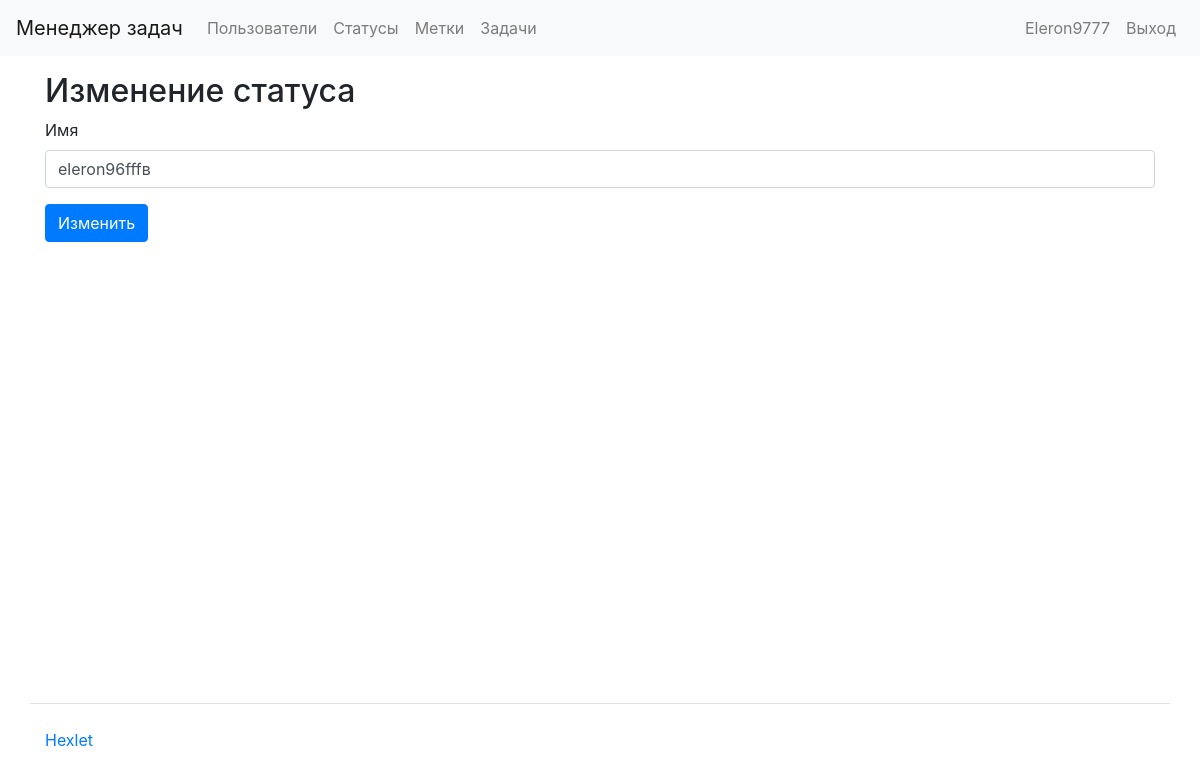
Before: /statuses/1/update/ (signed in) with the older database file.
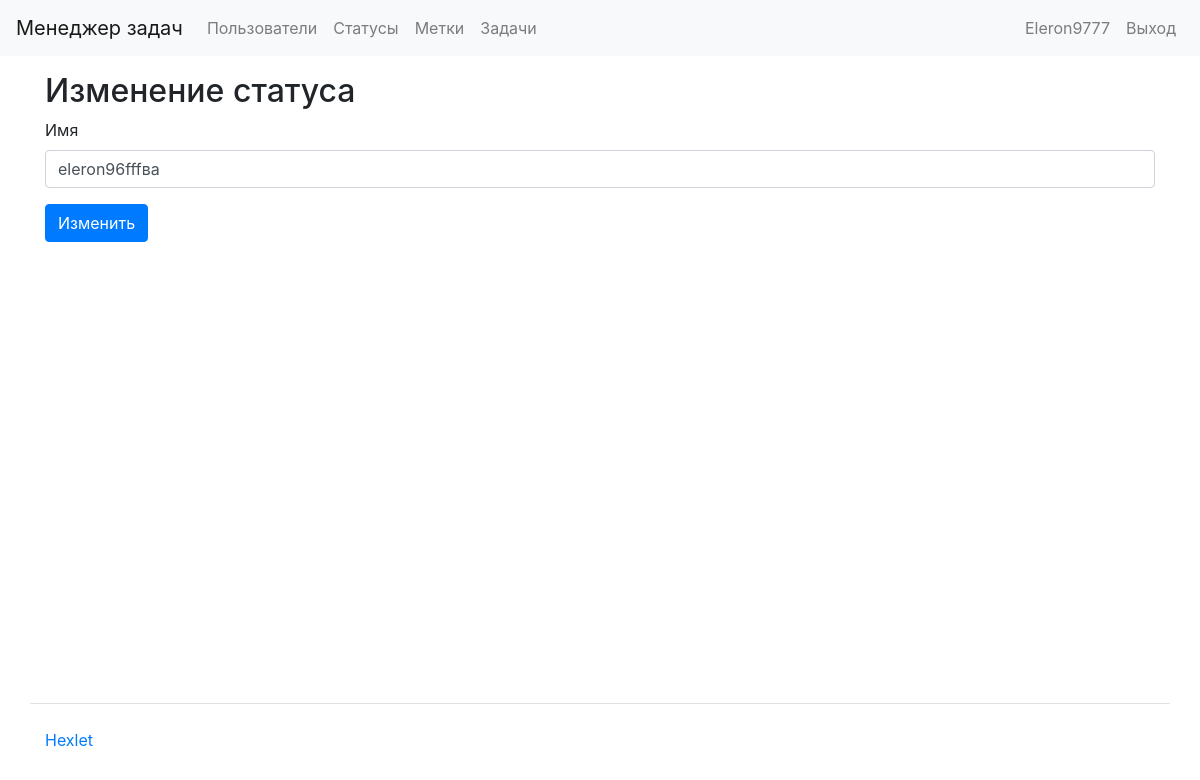
After: the same page with the newer database file.
### task_manager/status/models.py (models this page shows, shortened)
class Status(models.Model):
    name = models.CharField(verbose_name=gettext_lazy('Name'), max_length=100)
    created_date = models.DateTimeField(auto_now_add=True)
    class Meta:
        app_label = 'status'

### task_manager/status/views.py (the view)
# urls.py: path('statuses/<int:status_id>/update/', edit_status, name='edit_status'),
@login_required
def edit_status(request, status_id):
    status = get_object_or_404(Status, id=status_id)
    if request.method == 'POST':
        form = StatusForm(request.POST, instance=status)
        if form.is_valid():
            form.save()
            messages.success(request, "Статус успешно изменен!")
            return redirect(
                'status_task')
    else:
        form = StatusForm(instance=status)
    return render(request, 'status/edit_status.html', {'form': form})

### task_manager/status/forms.py
class StatusForm(forms.ModelForm):
    class Meta:
        model = Status
        fields = ['name']
        widgets = {
            'name': forms.TextInput(attrs={'class': 'form-control', 'placeholder': 'Введите текст', 'id': 'id_name'}),
        }

### task_manager/templates/status/edit_status.html (shortened to what this page needs)
{% extends "base.html" %}
{% load i18n %}
{% load bootstrap4 %}
{% block content %}
<h2>{% trans "Edit Status" %}</h2>
<form method="post">
    {% bootstrap_form form %}
    <button type="submit" class="btn btn-primary">{% trans "Edit" %}</button>
</form>
{% endblock %}

Changed rows visible on the page:
changed Status: name "eleron96fffв" → "eleron96fffва"
